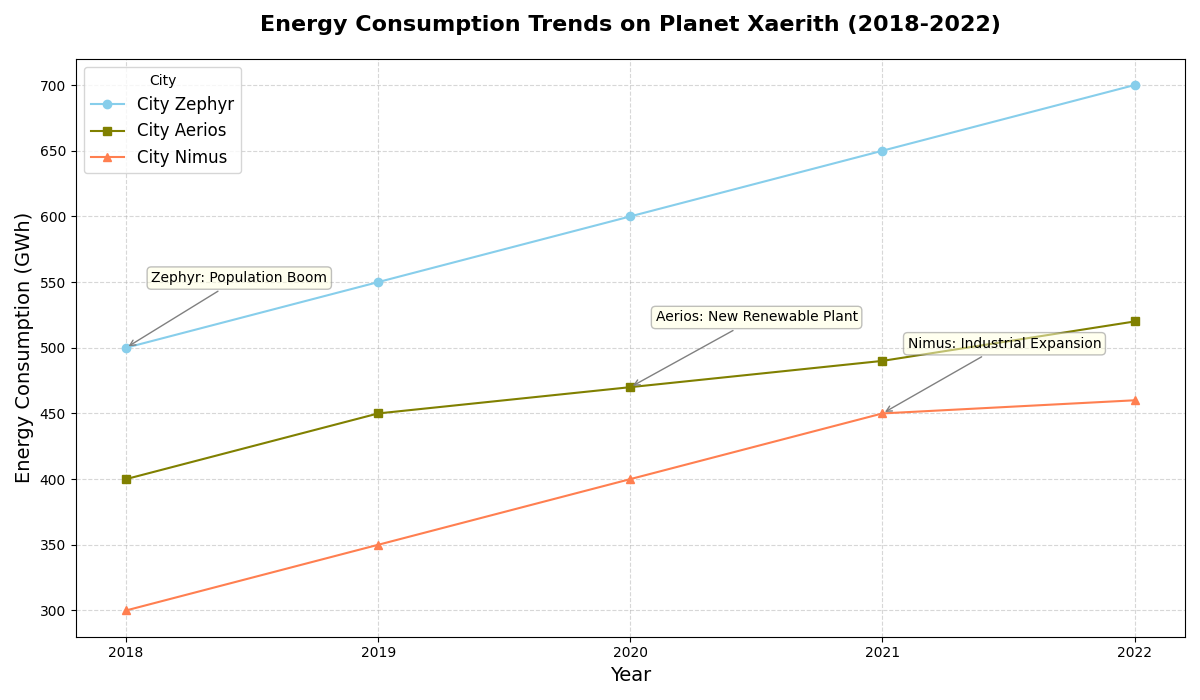

Python code for this plot:
import matplotlib.pyplot as plt
import numpy as np

# Backstory: Planet Xaerith is colonizing new moons and each city's energy consumption must be monitored to ensure sustainability.
# This line chart tracks the energy consumption of three primary cities over five years.

years = np.array([2018, 2019, 2020, 2021, 2022])
city_zephyr = np.array([500, 550, 600, 650, 700])
city_aerios = np.array([400, 450, 470, 490, 520])
city_nimus = np.array([300, 350, 400, 450, 460])

# Creating the plot
fig, ax = plt.subplots(figsize=(12, 7))

# Plotting the data for each city
ax.plot(years, city_zephyr, marker='o', linestyle='-', color='skyblue', label='City Zephyr')
ax.plot(years, city_aerios, marker='s', linestyle='-', color='olive', label='City Aerios')
ax.plot(years, city_nimus, marker='^', linestyle='-', color='coral', label='City Nimus')

# Adding labels and title
ax.set_title('Energy Consumption Trends on Planet Xaerith (2018-2022)', fontsize=16, fontweight='bold', pad=20)
ax.set_xlabel('Year', fontsize=14)
ax.set_ylabel('Energy Consumption (GWh)', fontsize=14)
ax.set_xticks(years)
ax.grid(True, linestyle='--', alpha=0.5)

# Highlight significant milestones
milestones = [
    (2018, 500, 'Zephyr: Population Boom'),
    (2020, 470, 'Aerios: New Renewable Plant'),
    (2021, 450, 'Nimus: Industrial Expansion')
]

for (year, value, text) in milestones:
    ax.annotate(text, xy=(year, value), xytext=(year + 0.1, value + 50 if value < 600 else value - 50),
                arrowprops=dict(arrowstyle='->', connectionstyle='arc3', color='gray'),
                fontsize=10, bbox=dict(boxstyle="round,pad=0.3", edgecolor='gray', facecolor='lightyellow', alpha=0.5))
                
# Adding a legend
ax.legend(title='City', fontsize=12)

# Ensure layout fits adequately within the plot window
plt.tight_layout()

# Show the plot
plt.show()
